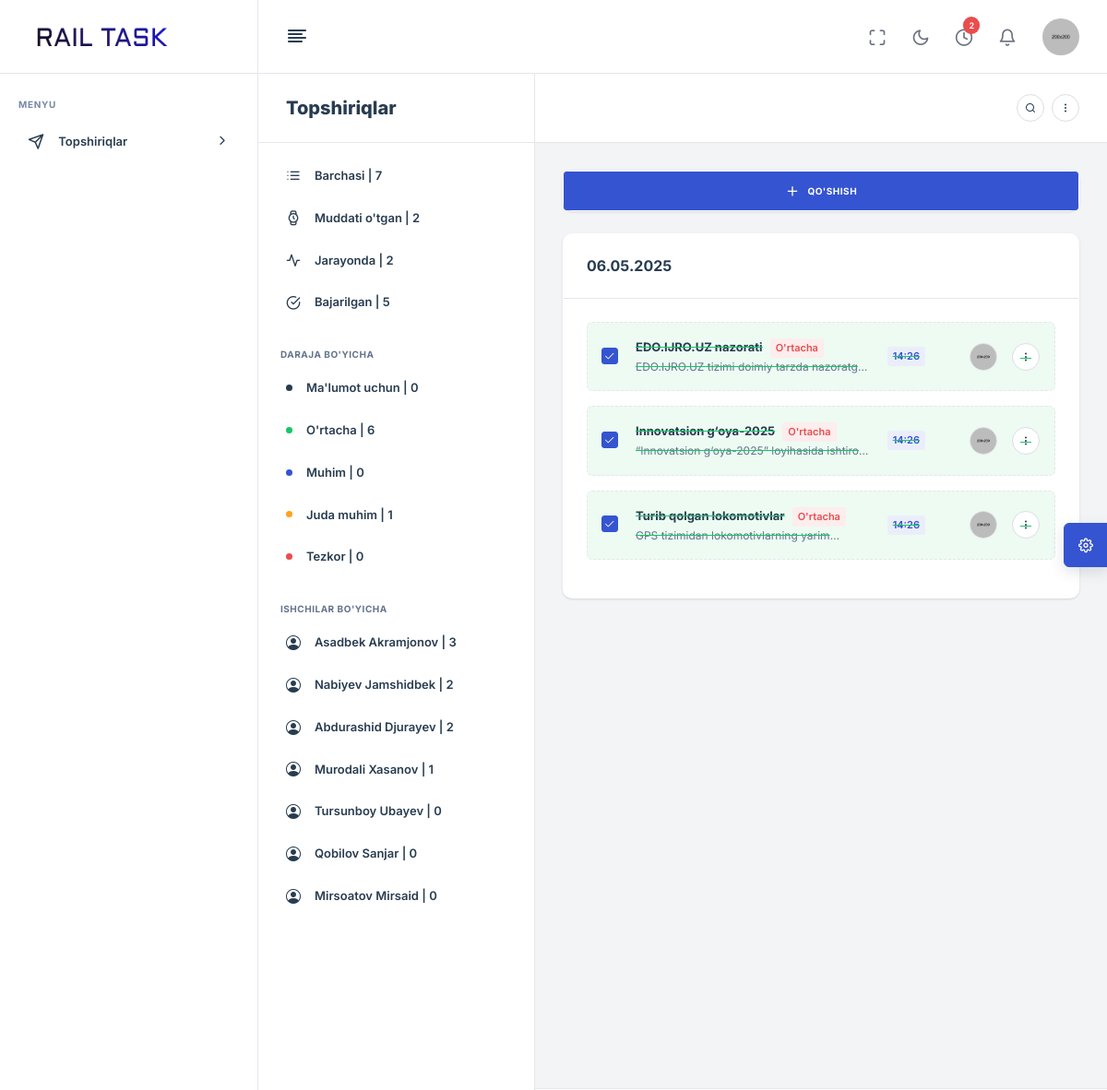
Screenshot of /tasks/?worker_id=5 (signed in) with the database file from the repository.
### profiles/models.py (models this page shows, shortened)
class Profile(models.Model):
    user = models.OneToOneField(User, on_delete=models.CASCADE)
    full_name = models.CharField(max_length=50)
    department = models.ForeignKey(Department, on_delete=models.CASCADE, null=True, blank=True)
    position = models.CharField(max_length=150)
    roles = models.ManyToManyField(Role)
    tg_id = models.IntegerField(null=True, blank=True)

### tasks/models.py (models this page shows, shortened)
class Task(models.Model):
    STATUS_CHOICES = [
        ('assigned', 'Topshiriq berildi'),
        ('accepted', 'Qabul qilindi'),
        ('in_progress', 'Bajarilmoqda'),
        ('completed', 'Bajarildi'),
        ('approved', 'Tasdiqlandi'),
        ('expired', 'Bajarilmadi'),
        ('returned', 'Qayta ishlashga yuborildi'),
    ]
    DEGREE_CHOICES = [
        ('info', "Ma'lumot uchun"),
        ('medium', "O'rtacha"),
        ('important', "Muhim"),
        ('very_important', "Juda muhim"),
        ('urgent', "Tezkor"),
    ]
    author = models.ForeignKey(Profile, on_delete=models.CASCADE, related_name='author')
    title = models.CharField(max_length=100)
    description = models.TextField(null=True, blank=True)
    performers = models.ManyToManyField(Profile, related_name='performers')
    status = models.CharField(max_length=50, choices=STATUS_CHOICES)
    received = models.DateField(null=True, blank=True)
    deadline = models.DateTimeField(null=True, blank=True)
    degree = models.CharField(max_length=50, choices=DEGREE_CHOICES, default='medium')
    archived = models.BooleanField(default=False)
    created_at = models.DateTimeField(auto_now_add=True)
    edited_at = models.DateTimeField(auto_now=True)

### tasks/views.py (the view)
# urls.py: path('', TaskListView.as_view(), name='task_list'),
class TaskListView(ListView):
    def get(self, request, *args, **kwargs):
        profile = request.user.profile
        today = timezone.now().date()
        tomorrow = today + timedelta(days=1)
        tasks = Task.objects.filter(archived=False)
        if profile.position == "Bosh muhandis o'rinbosari":
            tasks = tasks.filter(author=profile)
        else:
            tasks = tasks.filter(performers=profile)
        expired_tasks = tasks.filter(deadline__lt=timezone.now()).exclude(status='completed')
        counts = {
            "all": tasks.count(),
            "expired": expired_tasks.count(),
            "in_progress": tasks.filter(status='in_progress').count(),
            "completed": tasks.filter(status='completed').count(),
            "info": tasks.filter(degree='info').count(),
            "medium": tasks.filter(degree='medium').count(),
            "important": tasks.filter(degree='important').count(),
            "very_important": tasks.filter(degree='very_important').count(),
            "urgent": tasks.filter(degree='urgent').count(),
        }
        workers = Profile.objects.all().exclude(position="Bosh muhandis o'rinbosari")
        workers_task_count = {}
        for worker in workers:
            workers_task_count[worker] = tasks.filter(performers=worker).count()
        workers_task_count = dict(sorted(workers_task_count.items(), key=lambda item: item[1], reverse=True))   # sort by task count
        status = request.GET.get('status')
        degree = request.GET.get('degree')
        worker_id = request.GET.get('worker_id')
        if status == 'expired':
            tasks = expired_tasks
        elif status in ['in_progress', 'completed']:
            tasks = tasks.filter(status=status)
        elif degree:
            tasks = tasks.filter(degree=degree)
        elif worker_id:
            worker = Profile.objects.get(id=worker_id)
            tasks = tasks.filter(performers=worker)
        grouped_tasks = {}
        for task in tasks.order_by('deadline'):
            if task.deadline.date() == today:
                key = 'Bugun'
            elif task.deadline.date() == tomorrow:
                key = 'Ertaga'
            elif task.deadline:
                key = task.deadline.strftime('%d.%m.%Y')
            else:
                key = 'Muddatsiz'
            grouped_tasks.setdefault(key, []).append(task)
        exclude_role_names = ['tchzg']
        performers = Profile.objects.exclude(roles__name__in=exclude_role_names)
        return render(request, 'tasks/tasks.html', {
            'grouped_tasks': grouped_tasks,
            'performers': performers,
            'expired_tasks': expired_tasks,
            'counts': counts,
            'workers_task_count': workers_task_count
        })

### templates/tasks/tasks.html (shortened to what this page needs)
{% extends 'base.html' %}
{% load static %}
{% block content %}
<main class="nxl-container apps-container apps-tasks">
    <div class="nxl-content without-header nxl-full-content">
        <div class="main-content d-flex">
            {% if 'workers' in request.path %}
                {% include 'tasks/tasks-workers-sidebar.html' %}
            {% else %}
                {% include 'tasks/tasks-filters-sidebar.html' %}
            {% endif %}
            <div class="content-area" data-scrollbar-target="#psScrollbarInit">
                <div class="content-area-header sticky-top">
                    <div class="page-header-right ms-auto">
                        <div class="hstack gap-2">
                            <div class="hstack">
                                <a href="javascript:void(0)" class="search-form-open-toggle">
                                    <div class="avatar-text avatar-md" data-bs-toggle="tooltip" data-bs-trigger="hover"
                                         title="Search">
                                        <i class="feather-search"></i>
                                    </div>
                                </a>
                            </div>
                            <div class="dropdown d-none d-sm-flex">
                                <a href="javascript:void(0)" class="d-flex" data-bs-toggle="dropdown"
                                   data-bs-offset="0,22" data-bs-auto-close="outside">
                                    <div class="avatar-text avatar-md" data-bs-toggle="tooltip" data-bs-trigger="hover"
                                         title="More Options">
                                        <i class="feather-more-vertical"></i>
                                    </div>
                                </a>
                            </div>
                        </div>
                    </div>
                </div>
                <div class="content-area-body" style="min-height: 93%;">
                    {% if request.user.profile.position == "Bosh muhandis o'rinbosari" %}
                    <div class="card stretch stretch-full">
                        <a href="javascript:void(0);" class="btn btn-primary w-100" data-bs-toggle="modal" data-bs-target="#addNewTasks">
                            <i class="feather-plus me-2"></i>
                            <span>Qo'shish</span>
                        </a>
                    </div>
                    {% endif %}
                    {% for date_label, tasks in grouped_tasks.items %}
                    <div class="card stretch stretch-full">
                        <a href="javascript:void(0);" class="card-header" data-bs-toggle="collapse"
                           data-bs-target="#tasks_collapse_{{forloop.counter}}">
                            <h5 class="mb-0">{{ date_label }}</h5>
                        </a>
                        <div class="card-body collapse show" id="tasks_collapse_{{forloop.counter}}">
                            <ul class="list-unstyled mb-0">
                                {% for task in tasks %}
                                <li class="single-task-list p-3 mb-3 border border-dashed rounded-3 {% if task.status == 'completed' %} task-completed {% endif %}">
                                    <div class="d-flex align-items-center justify-content-between">
                                        <div class="d-flex align-items-center gap-3 me-3">
                                            <div class="custom-control custom-checkbox me-2">
                                            </div>
                                            <div class="d-flex align-items-center gap-3">
                                                <a href="javascript:void(0);" class="single-task-list-link"
                                                   data-bs-toggle="offcanvas" data-bs-target="#tasksDetailsOffcanvas{{task.id}}">
                                                    <div class="fs-13 fw-bold text-truncate-1-line">{{ task.title }}<span class="ms-2 badge bg-soft-danger text-danger">{{ task.get_degree_display }}</span>
                                                    </div>
                                                    <div class="fs-12 fw-normal text-muted text-truncate-1-line">{{ task.description }}
                                                    </div>
                                                </a>
                                            </div>
                                        </div>
                                        <div class="d-flex flex-shrink-0 align-items-center gap-3">
                                            <div class="badge bg-soft-primary text-primary d-md-inline-block d-none">
                                                {{ task.deadline|date:'H:i' }}
                                            </div>
                                            <div class="avatar-image avatar-md d-sm-inline-block d-none">
                                                <img src="{% static 'assets/images/avatar/1.png' %}" alt="user"
                                                     class="img-fluid">
                                            </div>
                                            <div class="dropdown">
                                                <a href="javascript:void(0);" class="avatar-text avatar-md"
                                                   data-bs-toggle="dropdown">
                                                    <i class="feather-more-vertical"></i>
                                                </a>
                                            </div>
                                        </div>
                                    </div>
                                </li>
                                {% endfor %}
                            </ul>
                        </div>
                    </div>
                    {% endfor %}
                </div>
            </div>
        </div>
    </div>
</main>
{% endblock %}

### templates/tasks/tasks-filters-sidebar.html (shortened to what this page needs)
            <div class="content-sidebar content-sidebar-md" data-scrollbar-target="#psScrollbarInit">
                <div class="content-sidebar-header bg-white sticky-top hstack justify-content-between">
                    <h4 class="fw-bolder mb-0">Topshiriqlar</h4>
                </div>
                <div class="content-sidebar-body">
                    <ul class="nav flex-column nxl-content-sidebar-item">
                        <li class="nav-item">
                            <a class="nav-link" href="{% url 'tasks:task_list' %}">
                                <i class="feather-list"></i>
                                <span>Barchasi | {{ counts.all }}</span>
                            </a>
                        </li>
                        <li class="nav-item">
                            <a class="nav-link" href="{% url 'tasks:task_list' %}?status=expired">
                                <i class="feather-watch"></i>
                                <span>Muddati o'tgan | {{ counts.expired }}</span>
                            </a>
                        </li>
                        <li class="nav-item">
                            <a class="nav-link" href="{% url 'tasks:task_list' %}?status=in_progress">
                                <i class="feather-activity"></i>
                                <span>Jarayonda | {{ counts.in_progress }}</span>
                            </a>
                        </li>
                        <li class="nav-item">
                            <a class="nav-link" href="{% url 'tasks:task_list' %}?status=completed">
                                <i class="feather-check-circle"></i>
                                <span>Bajarilgan | {{ counts.completed }}</span>
                            </a>
                        </li>
                    </ul>
                    <ul class="nav flex-column nxl-content-sidebar-item">
                        <li class="px-4 my-2 fs-10 fw-bold text-uppercase text-muted text-spacing-1 d-flex align-items-center justify-content-between">
                            <span>Daraja bo'yicha</span>
                        </li>
                        <li class="nav-item">
                            <a class="nav-link" href="{% url 'tasks:task_list' %}?degree=info">
                                <span class="wd-7 ht-7 bg-dark rounded-circle"></span>
                                <span>Ma'lumot uchun | {{ counts.info }}</span>
                            </a>
                        </li>
                        <li class="nav-item">
                            <a class="nav-link" href="{% url 'tasks:task_list' %}?degree=medium">
                                <span class="wd-7 ht-7 bg-success rounded-circle"></span>
                                <span>O'rtacha | {{ counts.medium }}</span>
                            </a>
                        </li>
                        <li class="nav-item">
                            <a class="nav-link" href="{% url 'tasks:task_list' %}?degree=important">
                                <span class="wd-7 ht-7 bg-primary rounded-circle"></span>
                                <span>Muhim | {{ counts.important }}</span>
                            </a>
                        </li>
                        <li class="nav-item">
                            <a class="nav-link" href="{% url 'tasks:task_list' %}?degree=very_important">
                                <span class="wd-7 ht-7 bg-warning rounded-circle"></span>
                                <span>Juda muhim | {{ counts.very_important }}</span>
                            </a>
                        </li>
                        <li class="nav-item">
                            <a class="nav-link" href="{% url 'tasks:task_list' %}?degree=urgent">
                                <span class="wd-7 ht-7 bg-danger rounded-circle"></span>
                                <span>Tezkor | {{ counts.urgent }}</span>
                            </a>
                        </li>
                    </ul>
                    {% if request.user.profile.position == "Bosh muhandis o'rinbosari" %}
                    <ul class="nav flex-column nxl-content-sidebar-item">
                        <li class="px-4 my-2 fs-10 fw-bold text-uppercase text-muted text-spacing-1 d-flex align-items-center justify-content-between">
                            <span>Ishchilar bo'yicha</span>
                        </li>
                        {% for worker, task_count in workers_task_count.items %}
                        <li class="nav-item">
                            <a class="nav-link" href="/tasks/?worker_id={{worker.id}}">
                                <i class="bi bi-person-circle"></i>
                                <span>{{ worker.full_name }} | {{ task_count }}</span>
                            </a>
                        </li>
                        {% endfor %}
                    </ul>
                    {% endif %}
                </div>
            </div>

### rows the page displays
Profile: full_name "Asadbek Akramjonov", task_count "3"
Profile: full_name "Nabiyev Jamshidbek", task_count "2"
Profile: full_name "Abdurashid Djurayev", task_count "2"
Profile: full_name "Murodali Xasanov", department "1"
Profile: full_name "Tursunboy Ubayev", task_count "0"
Profile: full_name "Qobilov Sanjar", task_count "0"
Profile: full_name "Mirsoatov Mirsaid", task_count "0"
Task: date_label "06.05.2025", title "EDO.IJRO.UZ nazorati", degree "O'rtacha", description "EDO.IJRO.UZ tizimi doimiy tarzda…", deadline "14:26"
Task: title "Innovatsion g‘oya-2025", degree "O'rtacha", description "“Innovatsion g‘oya-2025” loyihasida…", deadline "14:26"
Task: title "Turib qolgan lokomotivlar", degree "O'rtacha", description "GPS tizimidan lokomotivlarning…", deadline "14:26"

### other values shown
{{ expired_tasks|length }} "2"
{{ counts.all }} "7"
{{ counts.expired }} "2"
{{ counts.in_progress }} "2"
{{ counts.completed }} "5"
{{ counts.info }} "0"
{{ counts.medium }} "6"
{{ counts.important }} "0"
{{ counts.very_important }} "1"
{{ counts.urgent }} "0"
